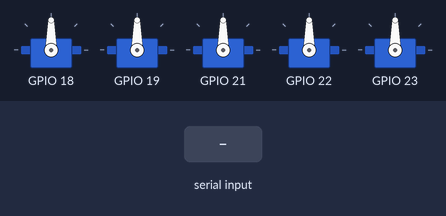
Simulated run of this sketch. Board: ESP32. Parts: 5 × servo. The inputs (shaded band) are chosen by the test bench.

Above: at 1.2 s.
1.3 s: "R" received over Serial
At 2.4 s:
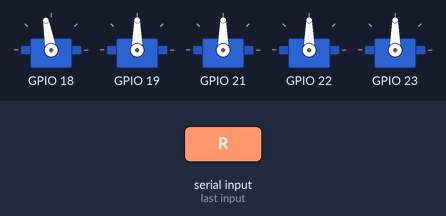
4.3 s: "M" received over Serial
At 4.7 s:
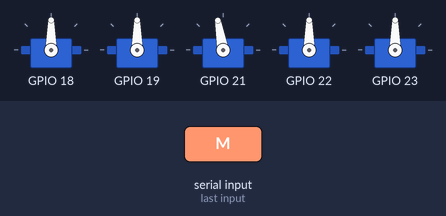
7.3 s: "I" received over Serial
At 8.2 s:
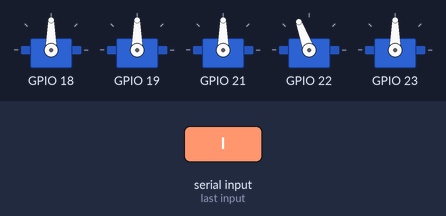
Timing chart, 0 to 10.8 s (numbered marks = the images above; inputs shaded):
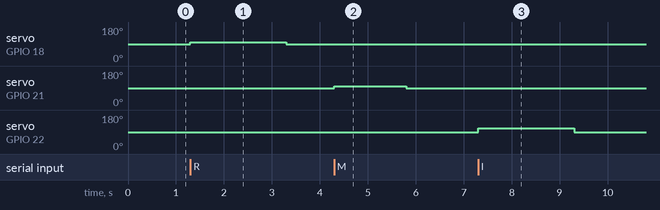

The sketch:

finger_servo_esp32.ino
```cpp
#include <ESP32Servo.h>

// ================= 상태 정의 =================
enum FingerState { OPEN, CLOSE };

// ================= 손가락 구조체 =================
struct Finger {
  Servo servo;
  int pin;
  int closeTorque;
  int openTorque;
  unsigned long closeTime;
  unsigned long openTime;
  FingerState state;
  unsigned long startTime;
};

// ================= 핀 설정 (ESP32 GPIO) =================
// ESP32에서 PWM 가능한 핀: 2,4,5,12,13,14,15,16,17,18,19,21,22,23,25,26,27,32,33
Finger fingers[5] = {
  {Servo(), 18, 100, 85, 2000, 1500, OPEN, 0}, // 약지
  {Servo(), 19, 95,  85, 1200, 1000, OPEN, 0}, // 소지
  {Servo(), 21, 100, 85, 1500, 1300, OPEN, 0}, // 중지
  {Servo(), 22, 110, 85, 2000, 1500, OPEN, 0}, // 검지
  {Servo(), 23, 95,  85, 2000, 1300, OPEN, 0}  // 엄지
};

// ================= 초기화 =================
void setup() {
  Serial.begin(115200); // ESP32는 보통 115200 사용

  // ESP32Servo: 타이머 채널 할당 (서보 5개 → 채널 0~4)
  ESP32PWM::allocateTimer(0);
  ESP32PWM::allocateTimer(1);
  ESP32PWM::allocateTimer(2);
  ESP32PWM::allocateTimer(3);

  for (int i = 0; i < 5; i++) {
    fingers[i].servo.setPeriodHertz(50);            // 서보 표준 50Hz
    fingers[i].servo.attach(fingers[i].pin, 500, 2400); // min/max 펄스폭(us)
    fingers[i].servo.write(90);                     // 정지
  }
}

// ================= 손가락 제어 함수 =================
void handleFinger(int idx, bool closeCmd) {
  if (closeCmd && fingers[idx].state == OPEN) {
    fingers[idx].state = CLOSE;
    fingers[idx].startTime = millis();
    fingers[idx].servo.write(fingers[idx].closeTorque);
  }
  if (!closeCmd && fingers[idx].state == CLOSE) {
    fingers[idx].state = OPEN;
    fingers[idx].startTime = millis();
    fingers[idx].servo.write(fingers[idx].openTorque);
  }
}

// ================= 메인 루프 =================
void loop() {
  // -------- 시리얼 명령 처리 --------
  if (Serial.available()) {
    char cmd = Serial.read();
    switch (cmd) {
      case 'R': handleFinger(0, true);  break; // 약지 접기
      case 'r': handleFinger(0, false); break;
      case 'P': handleFinger(1, true);  break; // 소지 접기
      case 'p': handleFinger(1, false); break;
      case 'M': handleFinger(2, true);  break; // 중지 접기
      case 'm': handleFinger(2, false); break;
      case 'I': handleFinger(3, true);  break; // 검지 접기
      case 'i': handleFinger(3, false); break;
      case 'T': handleFinger(4, true);  break; // 엄지 접기
      case 't': handleFinger(4, false); break;
    }
  }

  // -------- 시간 초과 시 자동 정지 --------
  for (int i = 0; i < 5; i++) {
    if (fingers[i].state == CLOSE &&
        millis() - fingers[i].startTime >= fingers[i].closeTime) {
      fingers[i].servo.write(90);
    }
    if (fingers[i].state == OPEN &&
        millis() - fingers[i].startTime >= fingers[i].openTime) {
      fingers[i].servo.write(90);
    }
  }
}
```

Measured:
- after the input at 1.3 s, servo on GPIO 18: 90° → 100° at once, → 90° 2.0 s later
- after the input at 4.3 s, servo on GPIO 21: 90° → 100° at once, → 90° 1.5 s later
- after the input at 7.3 s, servo on GPIO 22: 90° → 110° at once, → 90° 2.0 s later
